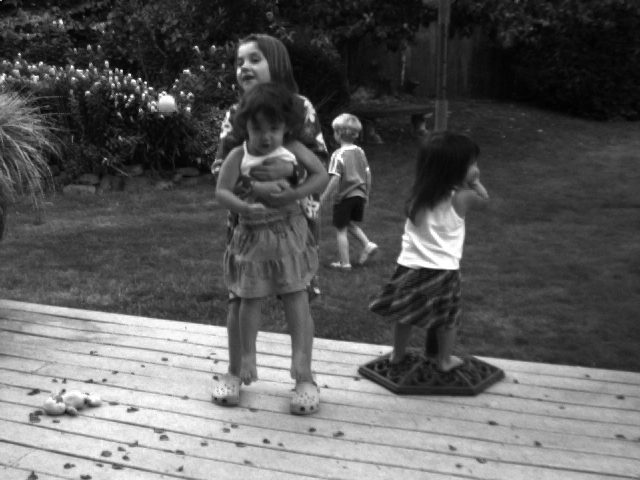
#> input picture dataset/eval-data-gray/Backyard/frame10.png, 640 x 480 px, found by its file name
$ jupyter execute --allow-errors LK-Pyriamid_2.ipynb
#> lines starting #> are read from the running program, lines starting #| are printed output that depends on the picture
[cell 1]
import math
from scipy import signal
from PIL import Image
import numpy
from numpy import *
from matplotlib import pyplot as plt
from pylab import *
import cv2
import random
from src.representation.colorwhele import visualize_flow
from src.evaluation.end_point_error import calc_MEPE_directory
from src.evaluation.angular_error import calc_AAE_directory
import os

[cell 2]
def gmask (x,y,s): # the function for gaussian filter
    gmask = numpy.exp(-((x**2) + (y**2))//2//s**2)
    return gmask

size  = 2
s = 1.5
G = [] # Gaussian Kernel
for i in range(-size,size+1):
    G.append(gmask(i,0,s)) # equating y to 0 since we need a 1D matrix

[cell 3]
def DoLow (I): # the function down samples the intput image by 2
    '''Algorithm: For an input image of size rxc
           1) Apply x mask
           2) Delete Alternate Columns
           3) Apply y mask
           4) delete alternate rows
           The ouput image is of size (r//2)x(c//2)'''
    #========= Applying X mask ====================
    '''
    Ix = []
    for i in range(len(I[:,0])):
	Ix.extend([signal.convolve(I[i,:],G,'same')]) # Ix*Gx = Ix
    Ix = array(matrix(Ix))
    '''
    #========selecting alternate columns===========
    Ix = I
    Ix = Ix[:,::2]
    #========= Applying Y mask ====================
    '''
    Ixy = []
    for i in range(len(Ix[0,:])):
	Ixy.extend([signal.convolve(Ix[:,i],G,'same')]) # Ix * Gy = Ixy
    Ixy = array(matrix(transpose(Ixy)))
    '''
    #========selecting alternate rows===========
    Ixy = Ix
    Ixy = Ixy[::2,:]
    return Ixy # Returning Ixy...

[cell 4]
# [31 lines left out: function DoHigh, not called in this run]

[cell 5]
def lk1(H #Frame 1
        ,I # Frame 2
        ):
    '''
        This function implements the LK optical flow estimation algorithm with two frame data.
        We use this function to return the derivative and vector values for the current section so that it can be used iteratively in lksection function
        '''
    # First Derivative in X direction
    fx = signal.convolve2d(H,[[-0.25,0.25],[-0.25,0.25]],'same') + signal.convolve2d(I,[[-0.25,0.25],[-0.25,0.25]],'same')
    # First Derivative in Y direction
    fy = signal.convolve2d(H,[[-0.25,-0.25],[0.25,0.25]],'same') + signal.convolve2d(I,[[-0.25,-0.25],[0.25,0.25]],'same')
    # First Derivative in XY direction
    ft = signal.convolve2d(H,[[0.25,0.25],[0.25,0.25]],'same') + signal.convolve2d(I,[[-0.25,-0.25],[-0.25,-0.25]],'same')
    # Initializing the u and v arrays with non numbers so that we don't have to plot the irrelevant vectors later
    #u = numpy.nan * numpy.ones(shape=(len(fx[:,0]),len(fx[0,:])))
    #v = numpy.nan * numpy.ones(shape=(len(fx[:,0]),len(fx[0,:])))
    u = numpy.ones(shape=(len(fx[:,0]),len(fx[0,:])))
    v = numpy.ones(shape=(len(fx[:,0]),len(fx[0,:])))
    # Determining the good features
    gf = cv2.goodFeaturesToTrack(H # Input image
                                 ,10000 # max corners
                                 ,0.01 # lambda 1 (quality)
                                 ,10 # lambda 2 (quality)
                                 )

    # Calculating the u and v arrays for the good features obtained n the previous step.
    for a in gf:
        j,i = a.ravel()
        # calculating the derivatives for the neighbouring pixels
        # since we are using  a 3*3 window, we have 9 elements for each derivative.
        i = int(i)
        j = int(j)
        FX = ([fx[i-1,j-1],fx[i,j-1],fx[i-1,j-1],fx[i-1,j],fx[i,j],fx[i+1,j],fx[i-1,j+1],fx[i,j+1],fx[i+1,j-1]])
        FY = ([fy[i-1,j-1],fy[i,j-1],fy[i-1,j-1],fy[i-1,j],fy[i,j],fy[i+1,j],fy[i-1,j+1],fy[i,j+1],fy[i+1,j-1]])
        FT = ([ft[i-1,j-1],ft[i,j-1],ft[i-1,j-1],ft[i-1,j],ft[i,j],ft[i+1,j],ft[i-1,j+1],ft[i,j+1],ft[i+1,j-1]])
        # Using the minimum least squares solution approach
        A = (FX,FY)
        A = matrix(A)
        AT = array(matrix(A))
        A = array(numpy.matrix.transpose(A))
        #Psedudo Inverse
        U1 = numpy.dot(AT,A)
        U2 = numpy.linalg.pinv(U1)
        U3 = numpy.dot(U2,AT)
        (u[i,j],v[i,j]) = numpy.dot(U3,FT) # we have the vectors with minimized square error

    u = numpy.flipud(u)
    v = numpy.flipud(v)
    return u,v

[cell 6]
# [89 lines left out: function lksection, not called in this run]

[cell 7]
def runproglk (I1,
               I2,
               iternum, # Number of iterations per level -- we are using 3
               nlev # Number of levels -- we are using 3
               ):
#> called with iternum = 3, nlev = 3
    I1 = array(Image.open(I1).convert('L')) # read the second input frame
#> I1 is the input picture: shape (480, 640); min 0, max 255, mean 92.1
    I2 = array(Image.open(I2).convert('L')) # read the second input frame
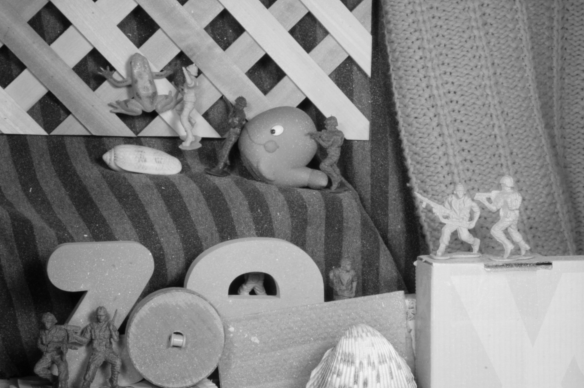
#> input picture dataset/eval-data-gray/Army/frame11.png, 584 x 388 px, found by its file name
#> I2 is the input picture: shape (388, 584); min 2, max 244, mean 130.8
    ''' The function uses all the above defined function to implement LK algorithm in a multi-resolution Gaussian pyramid
    framework. We use the following :
    window size of 3x3
    Pyramid size = 3 levels
    Starting from the lower most level, at each level we use the iterative LK algorithm and then warp and upsample it so that it can be used for the next level.
    '''
    p1=numpy.empty((len(I1[:,0]),len(I1[0,:]),nlev)) # creating 3d array with different levels for frame 1
#> p1: shape (480, 640, 3) float64; every value is 0
    p2=numpy.empty((len(I2[:,0]),len(I2[0,:]),nlev)) # creating 3d array with different levels for frame 2
#> p2: shape (388, 584, 3) float64; every value is 0
    p1[:,:,0] = I1 # assign values for Highest level
    p2[:,:,0] = I2 # assign values for Highest level
    '''
    p[:,:,0] ---> Level 2 ---> Highest resolution
    p[:,:,2] ---> Level 0 ---> Least resolution
    '''
    # Defining the lower levels
    for i in range(1,nlev):
        I1 = DoLow(I1)
        I2 = DoLow(I2)
        p1[0:int((len(I1[:,0]))),0:int((len(I1[0,:]))),i] = I1
        p2[0:int((len(I2[:,0]))),0:int((len(I2[0,:]))),i] = I2
#> this loop made 2 passes
#> pass 1, in DoLow, `Ix = Ix[:,::2]`:
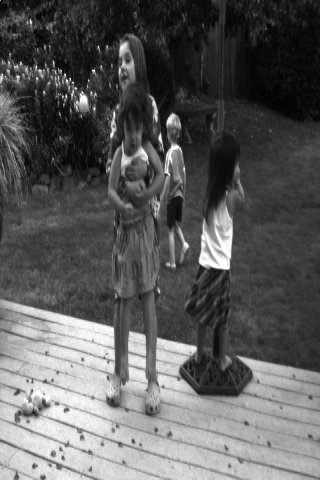
#> Ix: shape (480, 320); min 0, max 255, mean 92.3
#> pass 1, in DoLow (call 2), `Ix = Ix[:,::2]`:
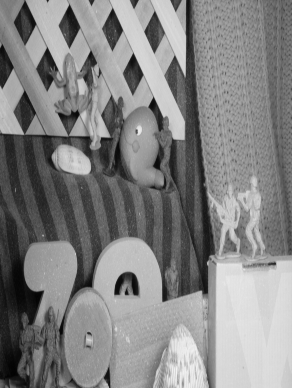
#> Ix: shape (388, 292); min 2, max 244, mean 130.7
#> after the loop:
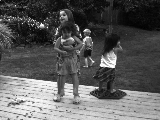
#> I1: shape (120, 160); min 0, max 255, mean 92.1
#> after the loop:
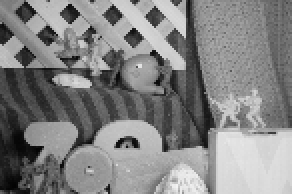
#> I2: shape (97, 146) (shown 2 times larger); min 3, max 243, mean 130.6
#> after the loop:
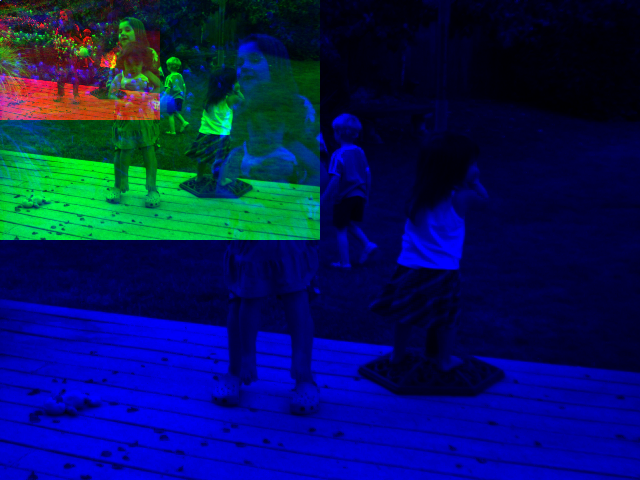
#> p1: shape (480, 640, 3) float64; mean of channels 0, 1, 2 92.1, 23.1, 5.8; drawn as B, G, R
#> after the loop:
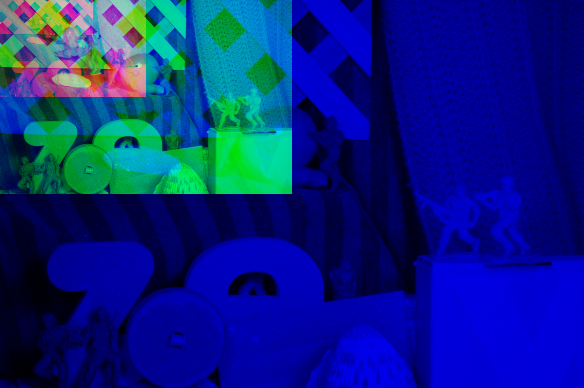
#> p2: shape (388, 584, 3) float64; mean of channels 0, 1, 2 130.8, 32.7, 8.2; drawn as B, G, R

    #===================== level 0 - Base====================
    l0I1 = p1[0:int((len(p1[:,0])//4)),0:int((len(p1[0,:])//4)),2]
    l0I2 = p2[0:int((len(p2[:,0])//4)),0:int((len(p2[0,:])//4)),2]
    (u,v)= lk1(I1,I2)
    #============= Iterative LK for that section============
    for j in range(1,iternum+1):
        (u,v,c) = lksection (l0I1,l0I2,u,v)
    #============= Store U and V values ===================
    ul0 = u
    vl0 = v
    Il0 = l0I1
    ul0[numpy.where(ul0 == 0)] = nan
    vl0[numpy.where(vl0 == 0)] = nan
    #====================Level 1===================
    k = 1
    ue = DoHigh (u,G)
    ve = DoHigh (v,G)
    I1current = p1[0:(len(p1[:,0])//(2**(nlev-k-1))),0:(len(p1[0,:])//(2**(nlev-k-1))),nlev-k-1]
    I2current = p2[0:(len(p2[:,0])//(2**(nlev-k-1))),0:(len(p2[0,:])//(2**(nlev-k-1))),nlev-k-1]
    (u,v,c) = lksection (I1current,I2current,ue,ve)
    #========== Iterative LK for that section ===========
    for l in range(1,iternum+1):
        (u,v,c) = lksection (I1current,I2current,ue,ve)
    #============= Store U and V values ===================
    ul1 = u
    vl1 = v
    Il1 = I1current
    ul1[numpy.where(ul1 == 0)] = nan
    vl1[numpy.where(vl1 == 0)] = nan
    #====================Level 2=========================
    k = 2
    ue = DoHigh (u,G)
    ve = DoHigh (v,G)
    I1current = p1[0:(len(p1[:,0])//(2**(nlev-k-1))),0:(len(p1[0,:])//(2**(nlev-k-1))),nlev-k-1]
    I2current = p2[0:(len(p2[:,0])//(2**(nlev-k-1))),0:(len(p2[0,:])//(2**(nlev-k-1))),nlev-k-1]
    (u,v,c) = lksection (I1current,I2current,ue,ve)
    #========== Iterative LK for that section ===========
    for l in range(1,iternum+1):
        (u,v,c) = lksection (I1current,I2current,ue,ve)
    #============= Store U and V values ===================
    ul2 = u
    vl2 = v
    Il2 = I1current

    '''
    ul2[numpy.where(ul2 == 0)] = nan
    #vl2[numpy.where(vl2 == 0)] = nan
    #======= Pick Random color for vector plot========
    colors = "bgrcmykw"
    color_index = random.randrange(0,8)
    c=colors[color_index]
    #======= Plotting Level 0========
    plt.figure()
    plt.imshow(Il0,cmap = cm.gray)
    plt.title('Level 0 - Base level')
    quiver(ul0,vl0,color = c)
    #======= Plotting Level 1========
    c=colors[color_index]
    plt.figure()
    plt.imshow(Il1,cmap = cm.gray)
    plt.title('Level 1')
    quiver(ul1,vl1,color = c)
    #======= Plotting Level 2========
    c=colors[color_index]
    plt.figure()
    plt.imshow(Il2,cmap = cm.gray)
    plt.title('Level 2')
    quiver(ul2,vl2,color = c)
    show()
    '''


    # [10 lines of commented-out code are left out]

    return(ul0,vl0,Il0,ul1,vl1,Il1,ul2,vl2,Il2)
'''
Since this program takes a lot of time to run.
Uncomment one of the three lines below to implement Lucas-Kanade optical flow estimation algorithm in a multi-resolution Gaussian pyramid
framework for the required pair of images
########################################## Run the Program for one pair of images at a time ######################################################
'''

[cell 8]
def calc():
    folders = ["Dimetrodon","Grove2","Grove3","Hydrangea","RubberWhale","Urban2","Urban3","Venus"]
    #folders = ["RubberWhale","Urban2","Urban3","Venus"]

    for folder in folders:
        #prevImg= cv2.imread("dataset/other-data-color/"+folder+"/frame10.png")
        #nextImg= cv2.imread("dataset/other-data-color/"+folder+"/frame11.png")
        (ul01,vl01,Il01,ul11,vl11,Il11,ul21,vl21,Il21) = runproglk('dataset/other-data-gray/'+folder+'/frame10.png','dataset/other-data-gray/'+folder+'/frame11.png',3,3)
        print(folder +": Succesfully calcualted optical flow")
        out = visualize_flow(u = ul21, v = vl21)
        #Save the flow image
        folder_out = "results/results-other-grey-MR-IR/"+str(folder)+"/"
        if not os.path.exists(folder_out):
            os.mkdir(folder_out)
        cv2.imwrite(folder_out+ str(folder)+"-MR+IR-2.png", out)

        #Replace Nan's
        u = np.nan_to_num(ul21)
        v = np.nan_to_num(vl21)

        #Save the flow
        #np.savetxt('results/results-other-color-pyramid-flow/'+folder+'-U.txt', u , fmt='%d')
        #np.savetxt('results/results-other-color-pyramid-flow/'+folder+'-V.txt', v , fmt='%d')

        #Calculate statistics
        mepe, sdEpe = calc_MEPE_directory(folder, u = u, v = v)
        print("The Average End Point Error for "+folder+ " is: " + str(mepe)+" and the standard deviation is: "+str(sdEpe))

        mang, sdAngular = calc_AAE_directory(folder, u= u, v = v)

        print("The Average Angular error for "+folder+ " is: " + str(mang)+" and the standard deviation is: "+str(sdAngular))

#> (a cell that did not finish here is left out)

[cell 10]
def calc_all_flow():
    folders = ["Dimetrodon","DogDance","Grove2","Grove3","Hydrangea","MiniCooper","RubberWhale","Urban2","Urban3","Venus","Walking"]
    for folder in folders:
        prevImg= "dataset/other-data-color/"+folder+"/frame10.png"
        nextImg= "dataset/other-data-color/"+folder+"/frame11.png"
        (ul01,vl01,Il01,ul11,vl11,Il11,ul21,vl21,Il21) = runproglk(prevImg,nextImg,3,3)
#> call 2 of runproglk, with iternum = 3, nlev = 3
#> in runproglk (call 2), `p1=numpy.empty((len(I1[:,0]),len(I1[0,:]),nlev))`: p1: shape (480, 640, 3) float64; 0% of the values are NaN or infinite; the others: min -1.74e+308, max 8.43e+307, mean nan
#> in runproglk (call 2), `p2=numpy.empty((len(I2[:,0]),len(I2[0,:]),nlev))`:
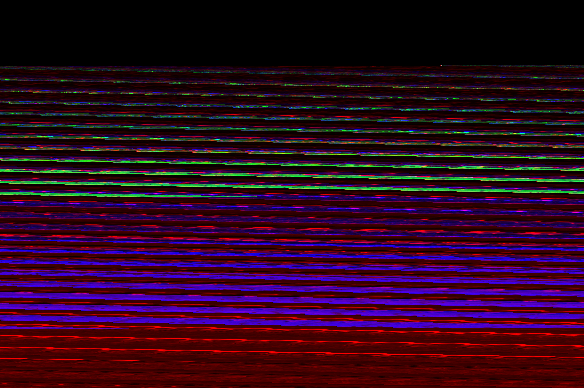
#> p2: shape (388, 584, 3) float64; mean of channels 0, 1, 2 31.3, 7.8, 45.6; drawn as B, G, R
#> in runproglk (call 2), `p2[:,:,0] = I2`:
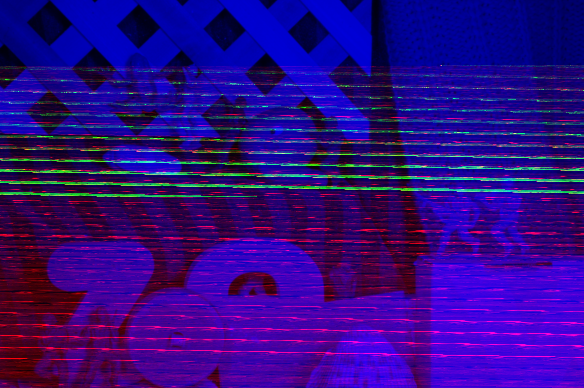
#> p2: shape (388, 584, 3) float64; mean of channels 0, 1, 2 130.8, 7.8, 45.6; drawn as B, G, R
#> after the loop in runproglk (call 2), `for i in range(1,nlev):`: p1: shape (480, 640, 3) float64; 0% of the values are NaN or infinite; the others: min -1.74e+308, max 8.43e+307, mean -inf
#> after the loop in runproglk (call 2), `for i in range(1,nlev):`:
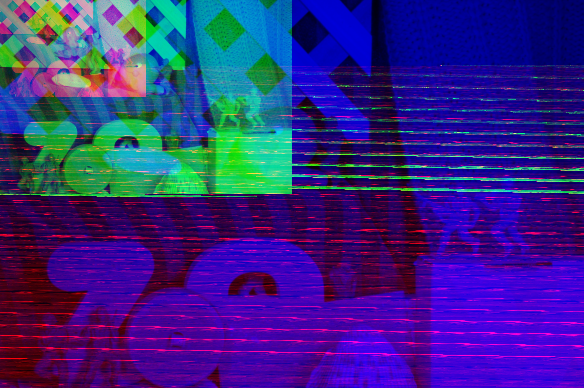
#> p2: shape (388, 584, 3) float64; mean of channels 0, 1, 2 130.8, 36.9, 53.2; drawn as B, G, R
